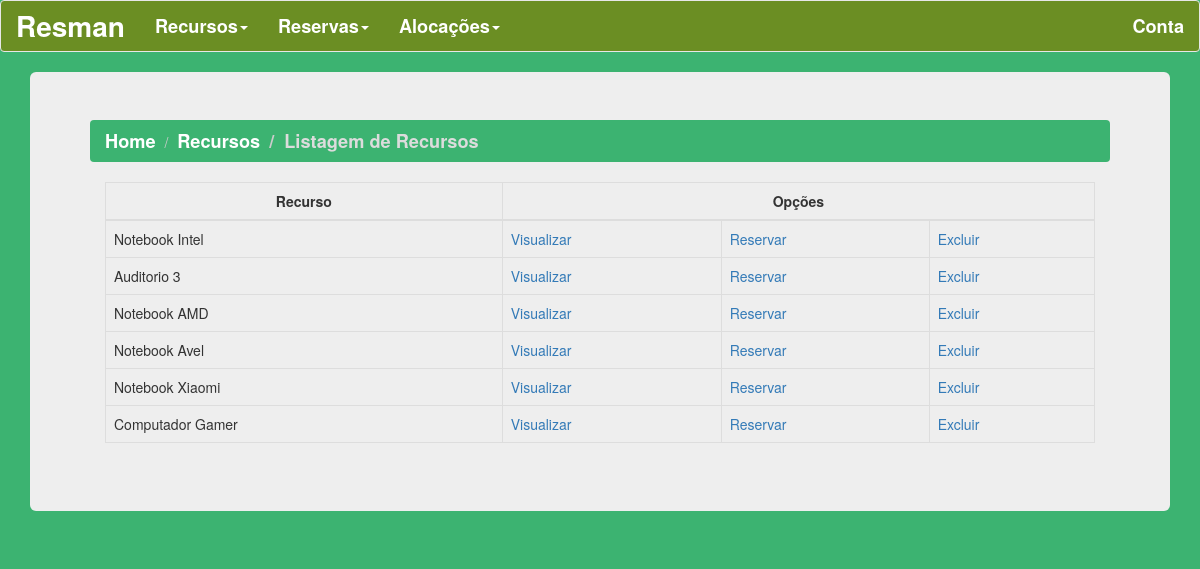
Page /recurso/list/ on the earlier database version.
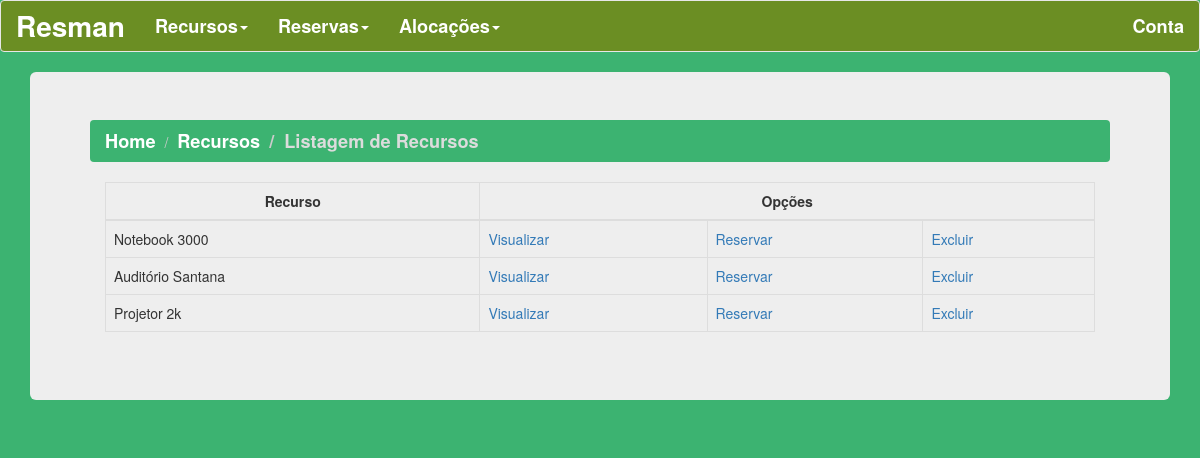
Same page on the later database version.
### recurso/models.py (models this page shows, shortened)
class Recurso(models.Model):
    identificador = models.CharField(max_length=10, primary_key=True)
    descricao = models.CharField(max_length=140)
    tipo = models.CharField(max_length=15, choices = TIPO_CHOICES)
    categoria = models.CharField(max_length=20, choices = CATEGORIA_CHOICES)
    estado = models.CharField(max_length=20, choices = ESTADOS_CHOICES, default = DISP,)
    setor = models.CharField(max_length=20)
    TMA = models.IntegerField()
    TMR = models.IntegerField()
    TMAP = models.IntegerField()
    MDI = models.CharField(max_length=140, blank=True)
    objects = models.Manager()

### recurso/views.py (the view)
# urls.py: path('list/', list_rec_all, name="resources_list_all"),
def list_rec_all(req):
    recursos = Recurso.objects.all()
    return render(req, 'recursos.html', {'recursos': recursos})

### templates/recursos.html (shortened to what this page needs)
{% load static %}
<!DOCTYPE html>
<html lang="en">
<head>
    <link rel="stylesheet" href="{% static '/Bootstrap/bootstrap.min.css' %}">
   </head>
<body>
    <nav class="navbar navbar-default">
        <div class="container-fluid">
            <div class="navbar-header">
            <a class="navbar-brand" href="{% url 'homepage' %}">Resman</a>
            </div>
            <ul class="nav navbar-nav">
            <li class="dropdown"><a class="dropdown-toggle" data-toggle="dropdown" href="#">Recursos<span class="caret"></span></a>
            </li>
            <li class="dropdown"><a class="dropdown-toggle" data-toggle="dropdown" href="#">Reservas<span class="caret"></span></a>
            </li>
            <li class="dropdown"><a class="dropdown-toggle" data-toggle="dropdown" href="#">Alocações<span class="caret"></span></a>
            </li>
            </ul>
            <ul class="nav navbar-nav navbar-right">
            <li><a href="#">Conta</a></li>
            </ul>
        </div>
    </nav>
    <div class="container">
        <div class="jumbotron">
        <ul class="breadcrumb">
            <li><a href="{% url 'homepage' %}">Home</a></li>
            <li><a href="#">Recursos</a></li>
            <li class="active">Listagem de Recursos</li>
        </ul>
        <div class="container">
            <div class="table-responsive">
            <table class="table table-bordered table-hover">
                <thead>
                    <tr>
                        <th>Recurso</th>
                        <th colspan="3" >Opções</th>
                    </tr>
                </thead>
                <tbody>
                    {% for recurso in recursos %}
                        <tr>
                            <td>{{ recurso.descricao }} </td>
                            <td><a href="show/">Visualizar</a></td>
                            <td><a href="{% url 'nova_reserva' %}">Reservar</a></td>
                            <td><a href="excluir/">Excluir</a></td>
                        </tr>
                    {%endfor%}
                </tbody>
            </table>
        </div>
    </div>
</div>
</body>
</html>

### templates/recursos.html (style rules this page uses)
.navbar-default { background-color:#6B8E23; }
.navbar-default .navbar-brand { color: white; font-size: 2.0em; font-weight: bold; }
.navbar-default .navbar-nav > li > a { color: white; font-size: 1.3em; font-weight: bold; }
ul.breadcrumb { background-color:#3CB371; }
.breadcrumb > li > a { color: white; font-size: 1.3em; font-weight: bold; }
.breadcrumb .active { color: #DCDCDC; font-size: 1.3em; font-weight: bold; }
body { background-color:#3CB371; }
table, th, td { border: 1px solid black; border-collapse: collapse; }
th { text-align: center; }

Differences in the rows shown:
removed Recurso: descricao "Notebook Intel"
removed Recurso: descricao "Auditorio 3"
removed Recurso: descricao "Notebook AMD"
removed Recurso: descricao "Notebook Avel"
removed Recurso: descricao "Notebook Xiaomi"
removed Recurso: descricao "Computador Gamer"
added Recurso: descricao "Notebook 3000"
added Recurso: descricao "Auditório Santana"
added Recurso: descricao "Projetor 2k"
